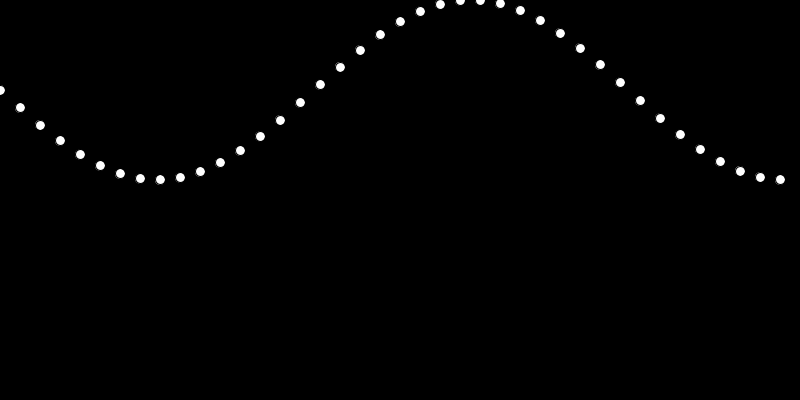
Frame 1 (no input)
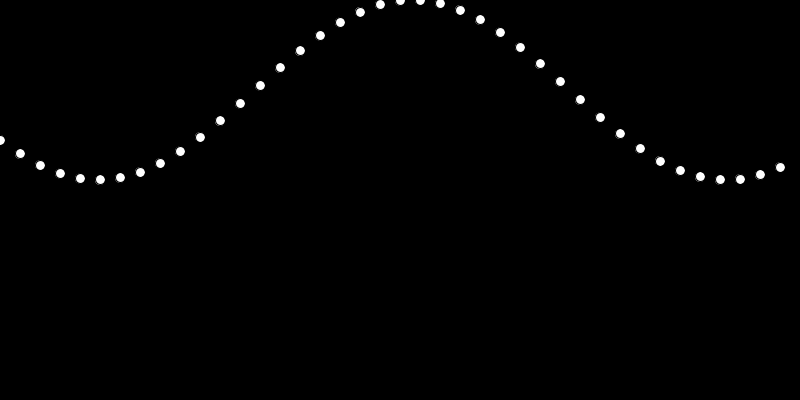
Frame 60 (the mouse pressed at the canvas centre just before this capture)
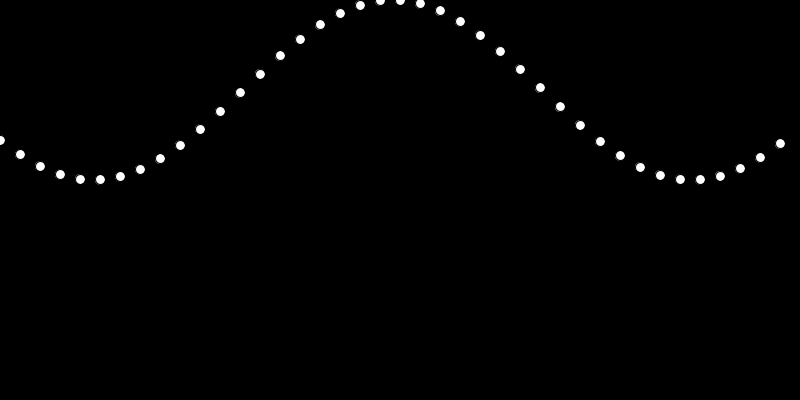
Frame 120 (the mouse held since frame 60 and released just before this capture)

The Processing sketch that drew these frames (run headless with seeded random() and noise(); from frame 60 on, the mouse is pressed at the canvas centre):

// Processing sketch: snake_test_
// ── snake_test_.pde
float freq1 = 0.01; // tied to the speed of an individual circle

int total = int(TWO_PI/freq1);//total number of indexes points, points
//until the amplitude is back to zero

float[] wave = new float[total];//array for the amplitude of the
//object to be drawn betwen 0 and ht


// 0.01 --> 40
// 0.1 --> 4

float freq2 = 0.5; // stretch out or condense the wave length

int indexSpacing  = int(freq2*map(freq1,0.01,0.1,40,4));
float a;

int numBalls = 40;
int[]index= new int[numBalls];//  1 = 0;//
int sp = 1;
float ht=1;
int num=1;
//changer = 10;
void setup() {
  size(800, 400);
   a = 0;
  for (int i = 0; i < wave.length; i++) {
    wave[i] = map(sin(a), -1, 1, 0, 180);
    println(wave[i]);
    a+=freq1;
  }
  //print(wave.length);
  //print(total);
  //print(index.length);
  
   for (int i = 0; i < index.length; i++) {

    index[i] = (i*indexSpacing)%wave.length;
  }
  
}

void draw() {
  background(0);
  fill(255);

  for (int i=0;i<numBalls;i++) {
    ellipse(i*20, ht*wave[index[i]], 10, 10);
    index[i] = (index[i]+1) % (wave.length);
  }
}

void mousePressed() {
  
  //indexSpacing = int(random(4,50));
  indexSpacing++;
  for (int i = 0; i < index.length; i++) {
    index[i] = (i*indexSpacing)%wave.length;
  }
}

void keyPressed() {
  if (key=='a') {
    ht=ht+0.25;
  } 
  if (key=='s') {
    ht = ht-0.25;
  }
  if (key=='q') {
    indexSpacing++;
  }
  if (key=='w') {
    indexSpacing--;
  }
  
  if(key=='b'){
 total = int(TWO_PI/0.01);//total number of indexes points, points
 
   for (int i = 0; i < wave.length; i++) {
    wave[i] = map(sin(a), -1, 1, 0, 180);
    println(wave[i]);
    a+=0.01;
  }
 
  }
  println(ht);
}
